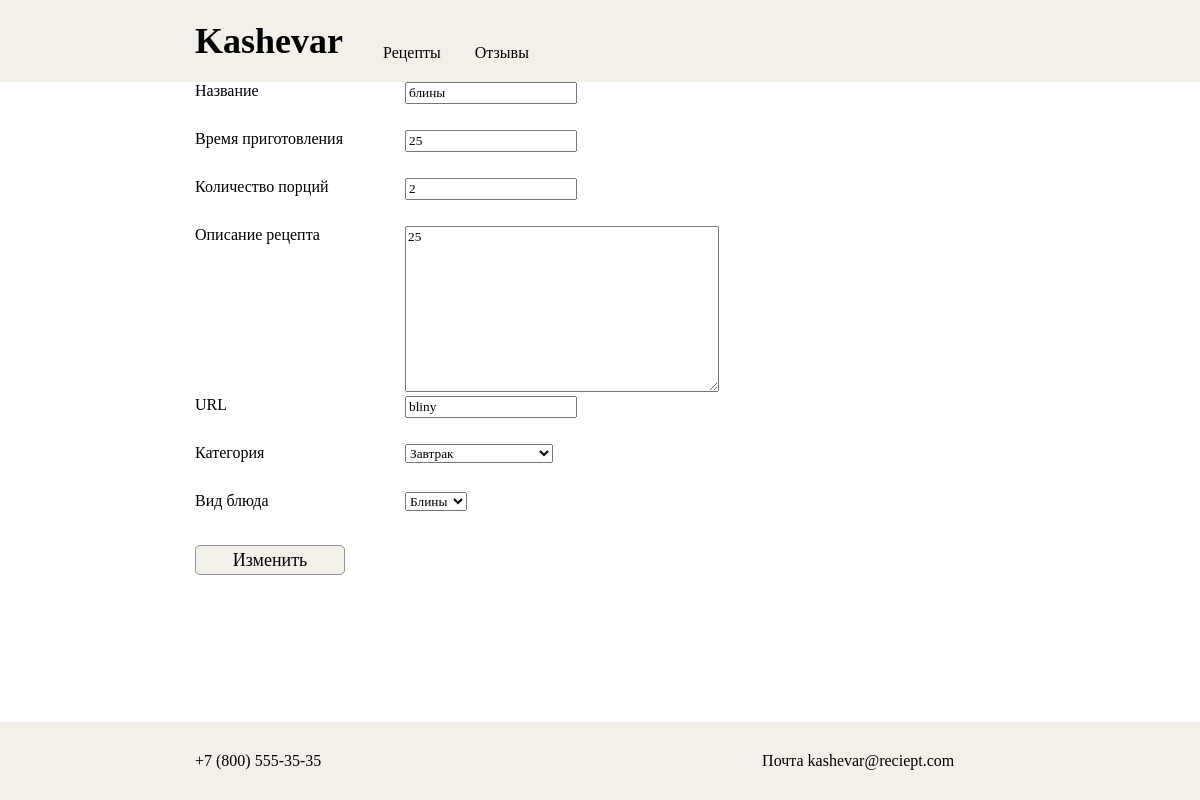
/receipt/post/bliny/update/ (signed in), run on the app's committed database.
### core/models.py (models this page shows, shortened)
class Post(models.Model):
    title = models.CharField(max_length=150, db_index=True, verbose_name='Название')
    time_to_cook = models.SmallIntegerField(default=0, db_index=True, verbose_name='Время приготовления')
    count = models.SmallIntegerField(default=0, db_index=True, verbose_name='Количество порций')
    body = models.TextField(blank=True, db_index=True, verbose_name='Описание рецепта')
    slug = models.SlugField(max_length=150, blank=True, unique=True, verbose_name="URL")
    cat = models.ForeignKey('Category', on_delete=models.PROTECT, null=True, verbose_name='Категория')
    dish = models.ForeignKey('ViewDish', on_delete=models.PROTECT, null=True, verbose_name='Вид блюда')
    history = HistoricalRecords()
    def get_update_url(self):
        return reverse('post_update_url', kwargs={'slug': self.slug})
    class Meta:
        verbose_name = 'Рецепты'
        verbose_name_plural = 'Рецепты'

### core/views.py (the view)
# urls.py: path('post/<str:slug>/update/', PostUpdate.as_view(), name='post_update_url'),
class PostUpdate(LoginRequiredMixin, ObjectUpdateMixin, View):
    model = Post
    model_form = PostForm
    template = 'blog/post_update_form.html'
    raise_exception = True

### core/forms.py (shortened to what this page needs)
class PostForm(forms.ModelForm):
    def __init__(self, *args, **kwargs):
        super().__init__(*args, **kwargs)
        self.fields['cat'].empty_label = "Категория не выбрана"
    class Meta:
        model = Post
        cat = forms.ModelChoiceField(queryset=Category.objects.all(), empty_label=None, to_field_name="category")
        fields = '__all__'

### core/models.py (called while the page is built)
    def __str__(self):
        return self.category

    def __str__(self):
        return self.viewDish

### core/utils.py (called while the page is built)
    def get(self, request, slug):
        obj = self.model.objects.get(slug__iexact=slug)
        bound_form = self.model_form(instance=obj)
        return render(request, self.template, context={'form': bound_form, self.model.__name__.lower(): obj})

### core/templates/blog/post_update_form.html (shortened to what this page needs)
{% extends 'blog/base_blog.html' %}
  {% block content %}
    <form action="{{ post.get_update_url }}" method="post">
      {% for field in form %}
        <div class="form-group">
          <div class='form-group__label'>{{ field.label }}</div>
          <div class='form-group__field'>{{ field }}</div>
        </div>
      {% endfor %}
      <button type="submit" name="button" class="btn_update">Изменить</button>
    </form>
  {% endblock %}

### static/css/style.css (style rules this page uses)
* { text-decoration: none; font-family: Playfair Display; list-style: none; }
html,body { margin:0; padding:0; max-width: 100%; overflow-x: hidden; }
.form-group { display: grid; grid-template-columns: 210px 400px; grid-template-rows: auto; padding: 0 195px; }
.form-group__label { margin-bottom: 30px; }
.btn_update, .btn_delete { background: #F3F0EA; border: 1px solid #939393; border-radius: 5px; width: 150px; height: 30px; font-size: 18px; color: #000000; margin-top: 5px; display: block; text-align: center; }
.btn_update { margin-left: 195px; margin-bottom: 100px; }

### data on the page
Post: form "блины" "25" "2" "25" "bliny" "Завтрак" "Блины"

### other printed values
{{ field.label }} "Название" "Время приготовления" "Количество порций" "Описание рецепта" "URL" "Категория" "Вид блюда"
